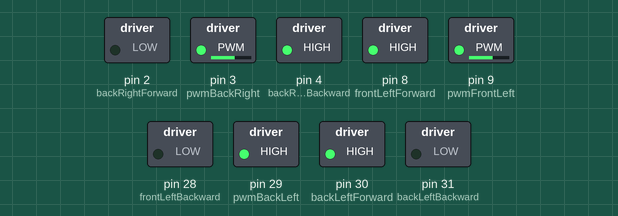
A sketch run on a simulated Arduino Mega 2560, built with avr-gcc and run on an emulated ATmega2560. Shown: switched loads named in the sketch (green lamp = pin HIGH). Pins used as bus, display or sensor lines are not drawn.

Above: at 0.1 s.
Timing chart, 0 to 1.6 s (numbered marks = the images above):
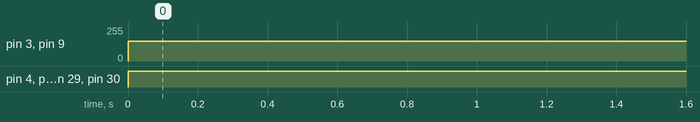

The sketch:

MotorsTest.ino
```cpp
const int pwmFrontLeft = 9, pwmFrontRight = 6, pwmBackLeft = 29, pwmBackRight = 3;
const int frontLeftBackward = 28, frontLeftForward = 8, frontRightBackward = 7, frontRightForward = 5,
  backLeftBackward = 31, backLeftForward = 30, backRightBackward = 4, backRightForward = 2;

void setup() {
  pinMode(frontLeftBackward, OUTPUT);
  pinMode(frontLeftForward, OUTPUT);
  pinMode(frontRightBackward, OUTPUT);
  pinMode(frontRightForward, OUTPUT);
  pinMode(backLeftBackward, OUTPUT);
  pinMode(backLeftForward, OUTPUT);
  pinMode(backRightBackward, OUTPUT);
  pinMode(backRightForward, OUTPUT);

  pinMode(pwmFrontLeft, OUTPUT);
  pinMode(pwmFrontRight, OUTPUT);
  pinMode(pwmBackLeft, OUTPUT);
  pinMode(pwmBackRight, OUTPUT);
}

void loop() {
  frontLeftPower(150, 0, 1);
  frontRightPower(150, 1, 0);
  backLeftPower(150, 0, 1);
  backRightPower(150, 1, 0);
}

void frontLeftPower(int pwm, int dir1, int dir2) {
  digitalWrite(frontLeftBackward, dir1); digitalWrite(frontLeftForward, dir2);
  analogWrite(pwmFrontLeft, pwm);
}

void frontRightPower(int pwm, int dir1, int dir2) {
  digitalWrite(frontRightBackward, dir1); digitalWrite(frontRightForward, dir2);
  analogWrite(pwmFrontRight, pwm);
}

void backLeftPower(int pwm, int dir1, int dir2) {
  digitalWrite(backLeftBackward, dir1); digitalWrite(backLeftForward, dir2);
  analogWrite(pwmBackLeft, pwm);
}

void backRightPower(int pwm, int dir1, int dir2) {
  digitalWrite(backRightBackward, dir1); digitalWrite(backRightForward, dir2);
  analogWrite(pwmBackRight, pwm);
}
```

Measured:
- by itself, pin 3 (pwmBackRight), pin 9 (pwmFrontLeft): 0/255 → 150/255 at 0.00 s
- by itself, pin 4 (backRightBackward), pin 8 (frontLeftForward), pin 29 (pwmBackLeft), pin 30 (backLeftForward): LOW → HIGH at 0.00 s
